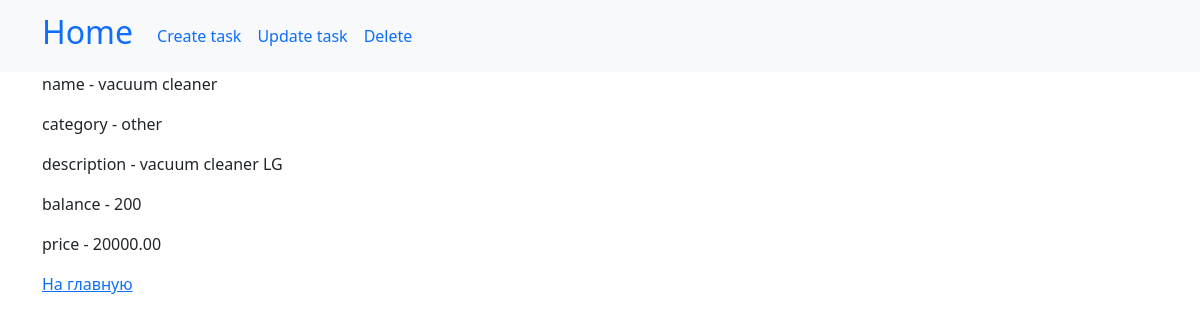
Page /product/3/ on the committed database.
### market/models.py (models this page shows, shortened)
class Product(models.Model):
    name = models.CharField(max_length=100, null=False, blank=False, verbose_name="Наименование товара")
    description = models.TextField(max_length=2000, null=True, blank=True, verbose_name="Описание товара")
    categories = models.CharField(max_length=100, choices=CATEGORY, verbose_name="Категория", default="other")
    balance = models.PositiveIntegerField(verbose_name="Остаток товара")
    price = models.DecimalField(max_digits=7, decimal_places=2, verbose_name="Цена товара")
    class Meta:
        db_table = "market"
        verbose_name = "Товар"
        verbose_name_plural = "Товары"

### market/views.py (the view)
# urls.py: path('product/<int:pk>/', product_view, name="product_view"),
def product_view(request, pk):
    product = get_object_or_404(Product, pk=pk)
    return render(request, "product.html", {"product": product})

### market/templates/product.html
{% extends "base.html" %}
{% block nav %}
    <a class="nav-link" href="{% url "create" %}">Create task</a>
    <a class="nav-link" href="{% url "update_product" product.pk %}">Update task</a>
    <a class="nav-link" href="{% url "delete" product.pk %}">Delete</a>
{% endblock %}
{% block content %}
<p>name - {{ product.name }}</p>
<p>category - {{ product.categories }}</p>
<p>description - {{ product.description }}</p>
<p>balance - {{ product.balance }}</p>
    <p>price - {{ product.price }}</p>
<a href="{% url "index_view" %}">На главную</a>
{% endblock %}

### rows in the picture
Product: name "vacuum cleaner", categories "other", description "vacuum cleaner LG", balance "200", price "20000.00"
